Frame 1 (no input): blank canvas, image omitted
Frame 60 (the mouse pressed at the canvas centre just before this capture): blank canvas, image omitted
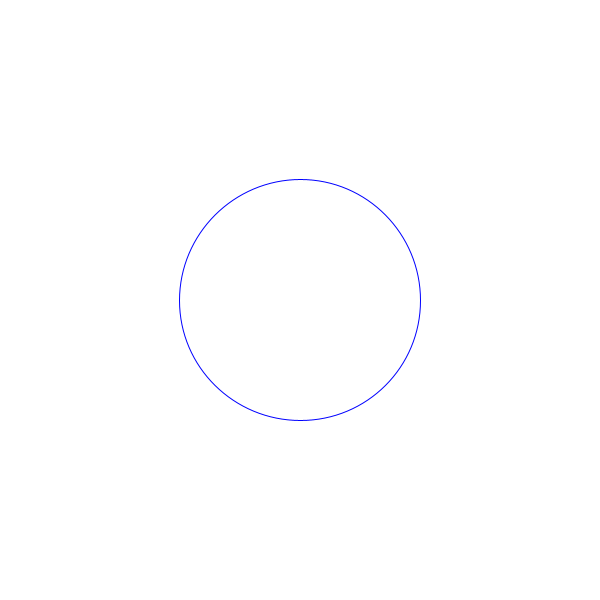
Frame 120 (the mouse held since frame 60 and released just before this capture)

The Processing sketch whose frames 1 and 60 were blank and that drew this single picture after the mouse press (run headless with seeded random() and noise(); from frame 60 on, the mouse is pressed at the canvas centre):

// Processing sketch: sketch_07_005
// ── sketch_07_005.pde
int NUM = 100;
float[] x = new float[NUM];
float[] y = new float[NUM];
float[] ringSize = new float[NUM];
int clickNum = 0;

void setup() {
  size(600, 600);
  frameRate(60);
  noFill();
  smooth();
  stroke(0, 0, 255);
  for(int i = 0; i < NUM; i++) {
    x[i] = 0;
    y[i] = 0;
    ringSize[i] = 0;
  }
}

void draw() {
  background(255);
  for(int i = 0; i < NUM ; i++) {
    if(ringSize[i] > 0) {
      ringSize[i] += 4;
    }
    ellipse(x[i], y[i], ringSize[i], ringSize[i]);
  }
}

void mousePressed() {
  ringSize[clickNum] = 1;
  x[clickNum] = mouseX;
  y[clickNum] = mouseY;
  
  clickNum++;
  if(clickNum >= NUM) {
    clickNum = 0;
  }
}
